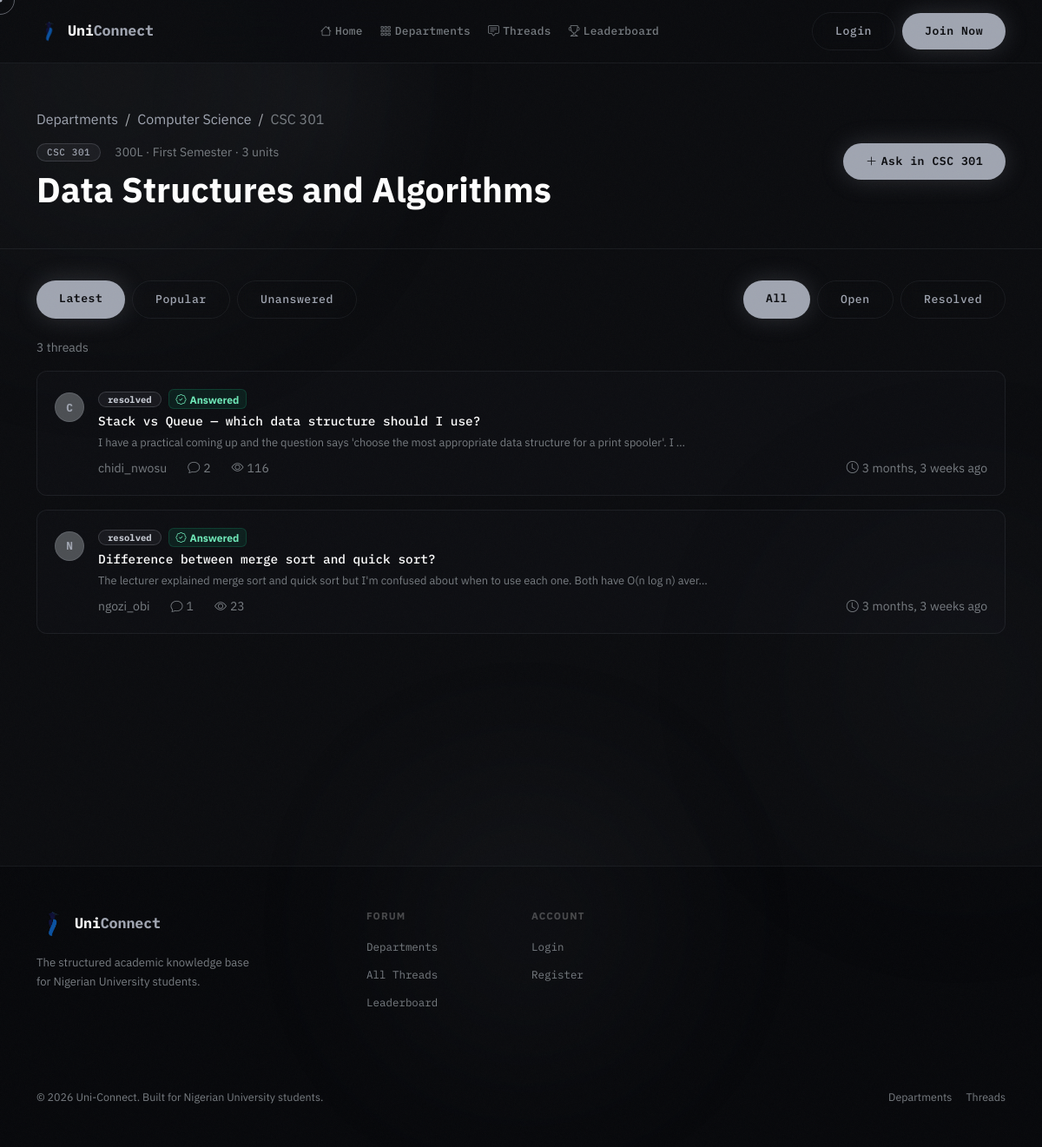
/courses/2/, run on the app's committed database.
### forum/models.py (models this page shows, shortened)
class Course(models.Model):
    department = models.ForeignKey(Department, on_delete=models.CASCADE, related_name='courses')
    code = models.CharField(max_length=20)
    title = models.CharField(max_length=200)
    description = models.TextField(blank=True)
    level = models.CharField(max_length=10, default='100L')
    semester = models.CharField(max_length=20, default='First Semester')
    units = models.IntegerField(default=3)
    is_active = models.BooleanField(default=True)
    created_at = models.DateTimeField(auto_now_add=True)
    class Meta:
        ordering = ['code']
        unique_together = ['department', 'code']

class Department(models.Model):
    school = models.ForeignKey(
        School, on_delete=models.CASCADE, related_name='departments',
        null=True, blank=True,
    )
    name = models.CharField(max_length=200)
    code = models.CharField(max_length=10)
    faculty = models.CharField(max_length=200)
    description = models.TextField(blank=True)
    color = models.CharField(max_length=7, default='#6C63FF')
    icon = models.CharField(max_length=50, default='bi-mortarboard')
    created_at = models.DateTimeField(auto_now_add=True)
    class Meta:
        ordering = ['name']
        unique_together = ['school', 'code']
        constraints = [
            models.UniqueConstraint(
                Lower('name'), 'school',
                name='unique_department_name_per_school',
            ),
        ]
        indexes = [
            models.Index(fields=['school', 'code']),
        ]

class Thread(models.Model):
    STATUS_CHOICES = [
        ('open', 'Open'),
        ('resolved', 'Resolved'),
        ('closed', 'Closed'),
    ]
    course = models.ForeignKey(Course, on_delete=models.CASCADE, related_name='threads')
    author = models.ForeignKey(settings.AUTH_USER_MODEL, on_delete=models.CASCADE, related_name='threads')
    title = models.CharField(max_length=300)
    content = models.TextField()
    attachment = models.FileField(upload_to='thread_attachments/', blank=True, null=True)
    voice_note = models.FileField(upload_to='thread_voice_notes/', blank=True, null=True)
    status = models.CharField(max_length=20, choices=STATUS_CHOICES, default='open')
    is_pinned = models.BooleanField(default=False)
    is_deleted = models.BooleanField(default=False)
    views = models.IntegerField(default=0)
    tags = models.ManyToManyField(Tag, blank=True, related_name='threads')
    created_at = models.DateTimeField(auto_now_add=True)
    updated_at = models.DateTimeField(auto_now=True)
    class Meta:
        ordering = ['-is_pinned', '-created_at']
    @property
    def reply_count(self):
        return self.replies.filter(is_deleted=False).count()
    @property
    def has_verified_answer(self):
        return self.replies.filter(is_verified=True).exists()

### accounts/models.py (models this page shows, shortened)
class User(AbstractUser):
    ROLE_CHOICES = [
        ('student', 'Student'),
        ('lecturer', 'Lecturer'),
        ('admin', 'Admin'),
    ]
    is_email_verified = models.BooleanField(default=False)
    role = models.CharField(max_length=20, choices=ROLE_CHOICES, default='student')
    school = models.ForeignKey(
        'forum.School', on_delete=models.SET_NULL, null=True, blank=True, related_name='members'
    )
    department = models.ForeignKey(
        'forum.Department', on_delete=models.SET_NULL, null=True, blank=True, related_name='members'
    )
    matric_number = models.CharField(max_length=20, blank=True)
    bio = models.TextField(blank=True)
    avatar = models.ImageField(upload_to='avatars/', blank=True, null=True)
    reputation = models.IntegerField(default=0)
    created_at = models.DateTimeField(auto_now_add=True)

### forum/views.py (the view)
# urls.py: path('courses/<int:pk>/', views.course_detail, name='course_detail'),
def course_detail(request, pk):
    course = get_object_or_404(Course.objects.select_related('department__school'), pk=pk)
    if request.user.is_authenticated and not request.user.can_access_department(course.department):
        messages.error(request, "That course belongs to another institution, so you can't view its discussions.")
        return redirect('forum:departments')
    threads_qs = Thread.objects.filter(course=course, is_deleted=False).select_related('author').annotate(
        reply_count_ann=Count('replies', filter=Q(replies__is_deleted=False))
    )
    status_filter = request.GET.get('status', '')
    if status_filter in ['open', 'resolved', 'closed']:
        threads_qs = threads_qs.filter(status=status_filter)
    sort = request.GET.get('sort', 'latest')
    if sort == 'popular':
        threads_qs = threads_qs.order_by('-views', '-created_at')
    elif sort == 'unanswered':
        threads_qs = threads_qs.filter(reply_count_ann=0)
    else:
        threads_qs = threads_qs.order_by('-is_pinned', '-created_at')
    paginator = Paginator(threads_qs, 15)
    page = paginator.get_page(request.GET.get('page'))
    return render(request, 'forum/course_detail.html', {
        'course': course,
        'page_obj': page,
        'status_filter': status_filter,
        'sort': sort,
    })

### forum/context_processors.py (called while the page is built)
def unread_notifications(request):
    count = 0
    if request.user.is_authenticated:
        count = request.user.notifications.filter(is_read=False).count()
    return {'unread_notification_count': count}

### templates/forum/course_detail.html (shortened to what this page needs)
{% extends 'base.html' %}
{% block content %}
<div class="page-header">
  <div class="container">
    <nav aria-label="breadcrumb" class="mb-3">
      <ol class="breadcrumb">
        <li class="breadcrumb-item"><a href="{% url 'forum:departments' %}" class="text-accent text-decoration-none">Departments</a></li>
        <li class="breadcrumb-item"><a href="{% url 'forum:department_detail' course.department.pk %}" class="text-accent text-decoration-none">{{ course.department.name }}</a></li>
        <li class="breadcrumb-item active text-muted">{{ course.code }}</li>
      </ol>
    </nav>
    <div class="d-flex align-items-start justify-content-between flex-wrap gap-3">
      <div>
        <div class="d-flex align-items-center gap-3 mb-2">
          <span class="badge badge-glow">{{ course.code }}</span>
          <span class="text-muted small">{{ course.level }} · {{ course.semester }} · {{ course.units }} units</span>
        </div>
        <h1 class="display-6 fw-bold text-white mb-0">{{ course.title }}</h1>
      </div>
      <a href="{% url 'forum:create_thread_course' course.pk %}" class="btn btn-primary-glow">
        <i class="bi bi-plus-lg me-1"></i>Ask in {{ course.code }}
      </a>
    </div>
  </div>
</div>
<div class="container pb-5">
  <div class="d-flex align-items-center gap-3 mb-4 flex-wrap">
    <div class="d-flex gap-2">
      <a href="?sort=latest" class="btn btn-sm {% if sort == 'latest' %}btn-primary-glow{% else %}btn-outline-glass{% endif %}">Latest</a>
      <a href="?sort=popular" class="btn btn-sm {% if sort == 'popular' %}btn-primary-glow{% else %}btn-outline-glass{% endif %}">Popular</a>
      <a href="?sort=unanswered" class="btn btn-sm {% if sort == 'unanswered' %}btn-primary-glow{% else %}btn-outline-glass{% endif %}">Unanswered</a>
    </div>
    <div class="d-flex gap-2 ms-auto">
      <a href="?status=" class="btn btn-sm {% if not status_filter %}btn-primary-glow{% else %}btn-outline-glass{% endif %}">All</a>
      <a href="?status=open" class="btn btn-sm {% if status_filter == 'open' %}btn-primary-glow{% else %}btn-outline-glass{% endif %}">Open</a>
      <a href="?status=resolved" class="btn btn-sm {% if status_filter == 'resolved' %}btn-primary-glow{% else %}btn-outline-glass{% endif %}">Resolved</a>
    </div>
  </div>
  <p class="text-muted small mb-3">{{ page_obj.paginator.count }} thread{{ page_obj.paginator.count|pluralize }}</p>
  {% for thread in page_obj %}
  <a href="{% url 'forum:thread_detail' thread.pk %}" class="thread-card mb-3">
    <div class="d-flex align-items-start gap-3">
      <div class="avatar-sm mt-1">{{ thread.author.username|first|upper }}</div>
      <div class="flex-grow-1 min-w-0">
        <div class="d-flex align-items-center gap-2 mb-1 flex-wrap">
          <span class="badge {% if thread.status == 'resolved' %}badge-resolved{% else %}badge-open{% endif %}">{{ thread.status }}</span>
          {% if thread.has_verified_answer %}<span class="badge" style="background:rgba(16,185,129,0.1);color:#6ee7b7;border:1px solid rgba(16,185,129,0.2);"><i class="bi bi-patch-check me-1"></i>Answered</span>{% endif %}
        </div>
        <div class="thread-title">{{ thread.title }}</div>
        <div class="thread-excerpt mt-1">{{ thread.content|truncatechars:120 }}</div>
        <div class="d-flex gap-4 text-muted small mt-2">
          <span>{{ thread.author.username }}</span>
          <span><i class="bi bi-chat me-1"></i>{{ thread.reply_count }}</span>
          <span><i class="bi bi-eye me-1"></i>{{ thread.views }}</span>
          <span class="ms-auto"><i class="bi bi-clock me-1"></i>{{ thread.created_at|timesince }} ago</span>
        </div>
      </div>
    </div>
  </a>
  {% empty %}
  <div class="glass-panel p-5 text-center">
    <i class="bi bi-chat-square-dots fs-1 text-muted d-block mb-3"></i>
    <p class="text-muted mb-3">No threads yet in {{ course.code }}.</p>
    <a href="{% url 'forum:create_thread_course' course.pk %}" class="btn btn-primary-glow">Be the first to ask</a>
  </div>
  {% endfor %}
</div>
{% endblock %}

### static/css/main.css (style rules this page uses)
:root { --igloo-steel: #a0a5b1; --igloo-dark-1: #4c4f53; --igloo-dark-2: #777c81; --bg: #0b0c0f; --bg-2: #14161b; --bg-card: rgba(160, 165, 177, 0.04); --bg-card-h: rgba(160, 165, 177, 0.07); --accent: #a0a5b1; --accent-dim: rgba(160, 165, 177, 0.15); --accent-glow: rgba(160, 165, 177, 0.2); --accent-bright: #c8ccd5; --border: rgba(160, 165, 177, 0.1); --border-h: rgba(160, 165, 177, 0.22); --text: #ffffff; --muted: #777c81; --muted-h: #a0a5b1; --font-mono: "IBM Plex Mono", "Courier New", monospace; --font-sans: "IBM Plex Sans", system-ui, sans-serif; --radius: 16px; --blur: 28px; }
*, *::before, *::after { box-sizing: border-box; margin: 0; padding: 0; }
html { scroll-behavior: smooth; -webkit-font-smoothing: antialiased; -moz-osx-font-smoothing: grayscale; }
body { background: var(--bg); color: var(--text); font-family: var(--font-sans); overflow-x: hidden; cursor: none; }
body::before { content: ""; position: fixed; inset: -50%; width: 200%; height: 200%; pointer-events: none; z-index: 9999; opacity: 0.028; background-size: 200px 200px; animation: grain 0.4s steps(1) infinite; }
.text-accent { color: var(--accent) !important; }
.btn-primary-glow { background: var(--accent); color: var(--bg); border: none; border-radius: 100px; font-family: var(--font-mono); font-weight: 600; font-size: 0.82rem; letter-spacing: 0.04em; padding: 11px 26px; box-shadow: 0 0 28px rgba(160, 165, 177, 0.22); transition: transform 0.25s cubic-bezier(0.23, 1, 0.32, 1), box-shadow 0.25s ease, background 0.2s; will-change: transform; cursor: none; }
.btn-outline-glass { background: transparent; color: var(--muted-h); border: 1px solid var(--border); border-radius: 100px; font-family: var(--font-mono); font-weight: 500; font-size: 0.82rem; letter-spacing: 0.04em; padding: 11px 26px; backdrop-filter: blur(8px); transition: all 0.25s cubic-bezier(0.23, 1, 0.32, 1); will-change: transform; cursor: none; }
.badge-glow { background: rgba(160, 165, 177, 0.08); border: 1px solid rgba(160, 165, 177, 0.22); color: var(--accent); border-radius: 100px; font-family: var(--font-mono); font-size: 0.68rem; font-weight: 500; letter-spacing: 0.06em; padding: 4px 11px; }
.badge-resolved { background: rgba(160, 165, 177, 0.08); border: 1px solid rgba(160, 165, 177, 0.25); color: var(--accent-bright); border-radius: 100px; font-family: var(--font-mono); font-size: 0.66rem; padding: 3px 10px; }
.thread-card { border-radius: 12px; border: 1px solid var(--border); background: rgba(160, 165, 177, 0.02); padding: 20px; transition: all 0.3s cubic-bezier(0.23, 1, 0.32, 1); text-decoration: none; display: block; }
.thread-title { font-family: var(--font-mono); font-weight: 500; color: #fff; font-size: 0.9rem; line-height: 1.45; }
.thread-excerpt { color: var(--muted); font-family: var(--font-sans); font-size: 0.8rem; line-height: 1.6; }
.page-header { border-bottom: 1px solid var(--border); padding: 52px 0 44px; margin-bottom: 36px; position: relative; overflow: hidden; }
.page-header::before { content: ""; position: absolute; top: -50%; left: 10%; width: 500px; height: 300px; background: radial-gradient( circle, rgba(160, 165, 177, 0.04) 0%, transparent 70% ); pointer-events: none; }
.avatar-sm { width: 34px; height: 34px; border-radius: 50%; background: var(--igloo-dark-1); border: 1px solid var(--border-h); display: flex; align-items: center; justify-content: center; font-family: var(--font-mono); font-weight: 700; font-size: 0.8rem; color: var(--accent); overflow: hidden; flex-shrink: 0; }
.text-muted { color: var(--muted) !important; }

### data on the page
Course: department.name "Computer Science", code "CSC 301", level "300L", semester "First Semester", units "3", title "Data Structures and Algorithms"
Thread: author.username|first "C", status "resolved", shows "Answered", title "Stack vs Queue — which data structure should I use?", content "I have a practical coming up and the question says 'choose the most appropriate data structure for a print spooler'. I …", author.username "chidi_nwosu", reply_count "2", views "116", created_at "3 months, 3 weeks"
Thread: author.username|first "N", status "resolved", shows "Answered", title "Difference between merge sort and quick sort?", content "The lecturer explained merge sort and quick sort but I'm confused about when to use each one. Both have O(n log n) aver…", author.username "ngozi_obi", reply_count "1", views "23", created_at "3 months, 3 weeks"

### other printed values
{{ page_obj.paginator.count }} "3"
